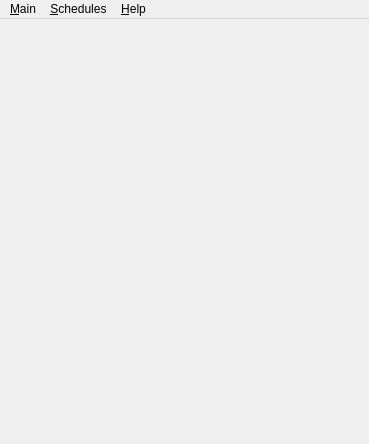
<?xml version="1.0" encoding="UTF-8"?>
<ui version="4.0">
 <author>Seberm</author>
 <class>MainWindow</class>
 <widget class="QMainWindow" name="MainWindow">
  <property name="geometry">
   <rect>
    <x>0</x>
    <y>0</y>
    <width>369</width>
    <height>444</height>
   </rect>
  </property>
  <property name="windowTitle">
   <string>sAlarm Scheduler</string>
  </property>
  <property name="windowIcon">
   <iconset>
    <normaloff>:/icons/alarmIcon</normaloff>:/icons/alarmIcon</iconset>
  </property>
  <widget class="QWidget" name="centralWidget">
   <layout class="QVBoxLayout" name="verticalLayout_2" stretch=""/>
  </widget>
  <widget class="QMenuBar" name="menuBar">
   <property name="geometry">
    <rect>
     <x>0</x>
     <y>0</y>
     <width>369</width>
     <height>22</height>
    </rect>
   </property>
   <widget class="QMenu" name="menu_Main">
    <property name="title">
     <string>&amp;Main</string>
    </property>
    <addaction name="actionNewSchedule"/>
    <addaction name="actionPreferences"/>
    <addaction name="actionQuit"/>
   </widget>
   <widget class="QMenu" name="menu_Help">
    <property name="title">
     <string>&amp;Help</string>
    </property>
    <addaction name="actionReportBug"/>
    <addaction name="separator"/>
    <addaction name="actionAboutQt"/>
    <addaction name="actionAboutThisApplication"/>
   </widget>
   <widget class="QMenu" name="menuSchedule">
    <property name="title">
     <string>&amp;Schedules</string>
    </property>
    <addaction name="actionOpenSchedulesList"/>
   </widget>
   <addaction name="menu_Main"/>
   <addaction name="menuSchedule"/>
   <addaction name="menu_Help"/>
  </widget>
  <action name="actionQuit">
   <property name="icon">
    <iconset>
     <normaloff>:/icons/closeIcon</normaloff>:/icons/closeIcon</iconset>
   </property>
   <property name="text">
    <string>&amp;Quit</string>
   </property>
   <property name="shortcut">
    <string>Ctrl+Q</string>
   </property>
  </action>
  <action name="actionReportBug">
   <property name="icon">
    <iconset>
     <normaloff>:/icons/bugIcon</normaloff>:/icons/bugIcon</iconset>
   </property>
   <property name="text">
    <string>&amp;Report bug</string>
   </property>
  </action>
  <action name="actionAboutQt">
   <property name="icon">
    <iconset>
     <normaloff>:/icons/qtIcon</normaloff>:/icons/qtIcon</iconset>
   </property>
   <property name="text">
    <string>About &amp;Qt</string>
   </property>
  </action>
  <action name="actionAboutThisApplication">
   <property name="icon">
    <iconset>
     <normaloff>:/icons/infoIcon</normaloff>:/icons/infoIcon</iconset>
   </property>
   <property name="text">
    <string>About this application</string>
   </property>
  </action>
  <action name="actionPreferences">
   <property name="icon">
    <iconset>
     <normaloff>:/icons/optionsIcon</normaloff>:/icons/optionsIcon</iconset>
   </property>
   <property name="text">
    <string>&amp;Preferences</string>
   </property>
   <property name="shortcut">
    <string>Ctrl+P</string>
   </property>
  </action>
  <action name="actionNewSchedule">
   <property name="icon">
    <iconset>
     <normaloff>:/icons/loadIcon</normaloff>:/icons/loadIcon</iconset>
   </property>
   <property name="text">
    <string>&amp;New schedule</string>
   </property>
   <property name="shortcut">
    <string>Ctrl+N</string>
   </property>
  </action>
  <action name="actionScheduleEdit">
   <property name="icon">
    <iconset>
     <normaloff>:/icons/editIcon</normaloff>:/icons/editIcon</iconset>
   </property>
   <property name="text">
    <string>&amp;Edit</string>
   </property>
  </action>
  <action name="actionScheduleRemove">
   <property name="icon">
    <iconset>
     <normaloff>:/icons/deleteIcon</normaloff>:/icons/deleteIcon</iconset>
   </property>
   <property name="text">
    <string>&amp;Remove</string>
   </property>
  </action>
  <action name="actionOpenSchedulesList">
   <property name="icon">
    <iconset>
     <normaloff>:/icons/openIcon</normaloff>:/icons/openIcon</iconset>
   </property>
   <property name="text">
    <string>&amp;Open schedules list</string>
   </property>
  </action>
 </widget>
 <layoutdefault spacing="6" margin="11"/>
 <resources/>
 <connections/>
</ui>
